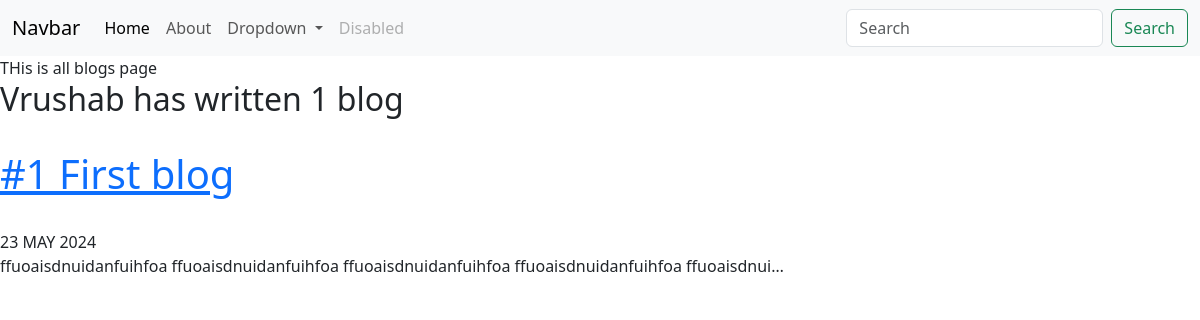
Screenshot of /blog/ with the database file from the repository.
### blog/models.py (models this page shows, shortened)
class Blog(models.Model):
    title = models.CharField(max_length = 200)
    description = models.TextField()
    date = models.DateField(("Date"), default=datetime.date.today)

### blog/views.py (the view)
# urls.py: path('', views.all_blogs, name='all_blogs'),
def all_blogs(request):
    blogs = Blog.objects.order_by('-date')
    return render(request, 'blog/all_blogs.html', {'blogs':blogs})

### blog/templates/blog/all_blogs.html
{% extends 'portfolio/base.html' %}
{% block content %}
THis is all blogs page
<h2>Vrushab has written {{ blogs.count }} blog{{ blogs.count|pluralize }} </h2>
{% for blog in blogs%}
<br>
<a href="{% url 'blog:detail' blog.id %}"><h1>{{ blog.title }}</h1></a>
<br>
{{ blog.date|date:'d M Y'|upper }}
<br>
{{ blog.description|striptags|truncatechars:100 }}
{% endfor %}
{% endblock %}

### rows the page displays
Blog: title "#1 First blog", date "23 MAY 2024", description "ffuoaisdnuidanfuihfoa ffuoaisdnuidanfuihfoa ffuoaisdnuidanfuihfoa ffuoaisdnuidanfuihfoa ffuoaisdnui…"

### other values shown
{{ blogs.count }} "1"
